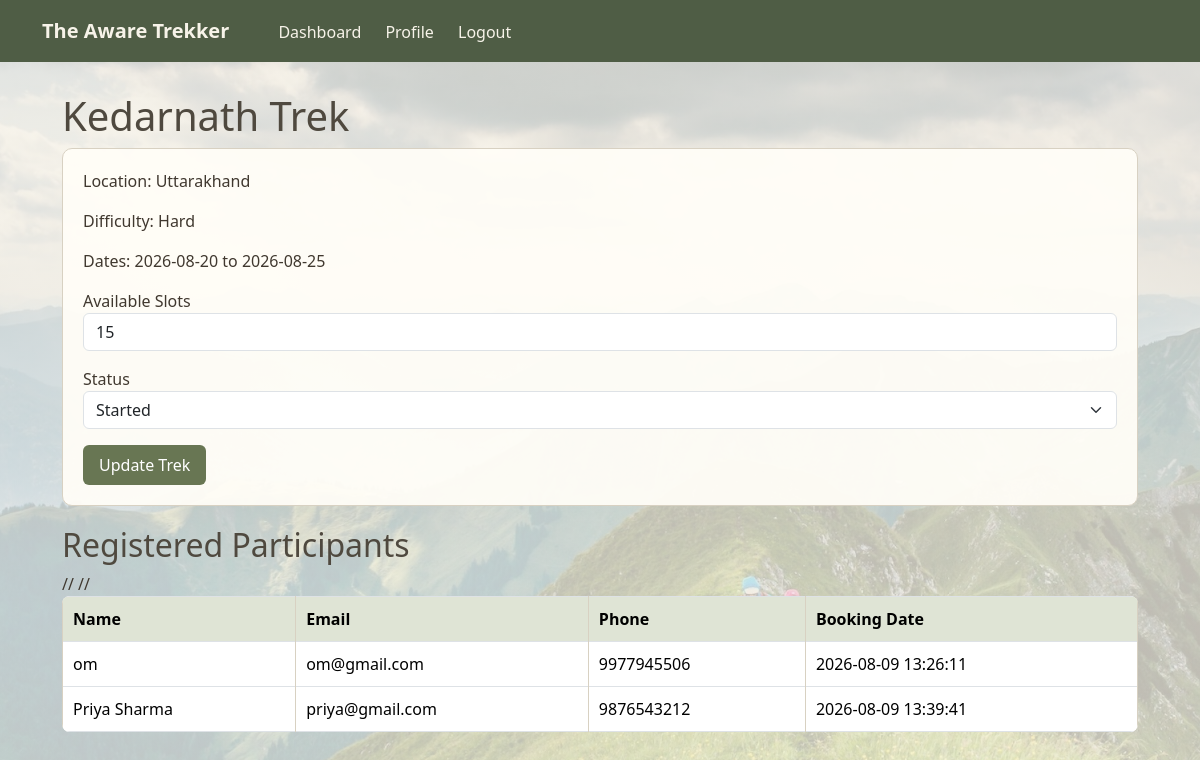
Screenshot of /staff/trek/1 (signed in) with the database file from the repository.
### models.py (models this page shows)
class Trek(db.Model):
    id = db.Column(db.Integer, primary_key=True)
    name = db.Column(db.String(100), nullable=False)
    location = db.Column(db.String(100), nullable=False)
    difficulty = db.Column(
        db.Enum(TrekDifficulty),
        nullable=False
    )
    duration = db.Column(db.Integer, nullable=False)
    total_slots = db.Column(db.Integer, nullable=False)
    available_slots = db.Column(db.Integer, nullable=False)
    start_date = db.Column(db.Date, nullable=False)
    end_date = db.Column(db.Date, nullable=False)
    status = db.Column(
        db.Enum(TrekStatus),
        default=TrekStatus.OPEN,
        nullable=False
    )
    description = db.Column(db.Text)
    staff_id = db.Column(
        db.Integer,
        db.ForeignKey("user.id")
    )
    bookings = db.relationship(
        "Booking",
        backref="trek",
        cascade="all, delete-orphan"
    )

class Booking(db.Model):
    id = db.Column(db.Integer, primary_key=True)
    booking_date = db.Column(
        db.DateTime,
        server_default=db.func.now()
    )
    status = db.Column(
        db.Enum(BookingStatus),
        default=BookingStatus.BOOKED,
        nullable=False
    )
    user_id = db.Column(
        db.Integer,
        db.ForeignKey("user.id"),
        nullable=False
    )
    trek_id = db.Column(
        db.Integer,
        db.ForeignKey("trek.id"),
        nullable=False
    )

class User(UserMixin, db.Model):
    id = db.Column(db.Integer, primary_key=True)
    name = db.Column(db.String(100), nullable=False)
    email = db.Column(db.String(120), unique=True, nullable=False)
    password = db.Column(db.String(100), nullable=False)
    phone = db.Column(db.String(20))
    role = db.Column(db.Enum(UserRole), nullable=False)
    approved = db.Column(db.Boolean, default=False)
    blacklisted = db.Column(db.Boolean, default=False)
    bookings = db.relationship(
        "Booking",
        backref="user",
        cascade="all, delete-orphan"
    )
    assigned_treks = db.relationship(
        "Trek",
        backref="staff"
    )

### app.py (the view, shortened to what this page needs)
@app.route("/staff/trek/<int:trek_id>", methods=["GET", "POST"])
@login_required
def staff_trek(trek_id):
    if not staff_only():
        return redirect(url_for("home"))
    trek = Trek.query.get_or_404(trek_id)
    if trek.staff_id != current_user.id:
        flash("This trek is not assigned to you.")
        return redirect(url_for("staff_dashboard"))
    participants = Booking.query.filter_by(
        trek_id=trek.id,
        status=BookingStatus.BOOKED
    ).all()
    return render_template(
        "staff/trek.html",
        trek=trek,
        participants=participants,
        statuses=[
            TrekStatus.OPEN,
            TrekStatus.CLOSED,
            TrekStatus.STARTED,
            TrekStatus.COMPLETED
        ]
    )

### app.py (called while the page is built)
@login_manager.user_loader
def load_user(user_id):
    return User.query.get(int(user_id))

def staff_only():
    if current_user.role != UserRole.STAFF:
        flash("Access denied.")
        return False
    return True

### templates/staff/trek.html (shortened to what this page needs)
{% extends "base.html" %}
{% block content %}
<h1>{{ trek.name }}</h1>
<div class="box">
    <p>
        Location: {{ trek.location }}
    </p>
    <p>
        Difficulty: {{ trek.difficulty.value }}
    </p>
    <p>
        Dates:
        {{ trek.start_date }}
        to
        {{ trek.end_date }}
    </p>
    <form method="POST">
        <label>Available Slots</label>
        <input
            class="form-control mb-3"
            type="number"
            name="slots"
            value="{{ trek.total_slots }}"
                   min="1"
            required
        >
        <label>Status</label>
        <select class="form-select mb-3" name="status">
            {% for status in statuses %}
                <option
                    value="{{ status.value }}"
                    {% if status == trek.status %}selected{% endif %}
                >
                    {{ status.value }}
                </option>
            {% endfor %}
        </select>
        <button class="btn btn-main">
            Update Trek
        </button>
    </form>
</div>
<h2>Registered Participants</h2>
<table class="table table-bordered">
    <tr>
        <th>Name</th>
        <th>Email</th>
        <th>Phone</th>
        <th>Booking Date</th>
    </tr>
    {% for booking in participants %}
    <tr>
        <td>{{ booking.user.name }}</td>
        <td>{{ booking.user.email }}</td>
        <td>{{ booking.user.phone }}</td>
        <td>{{ booking.booking_date }}</td>
    </tr>
    {% else %}
    <tr>
        <td colspan="4">
            No particpants yet.
        </td>
    </tr>
    {% endfor %}
</table>
{% endblock %}

### rows the page displays
Trek: name "Kedarnath Trek", location "Uttarakhand", difficulty.value "Hard", start_date "2026-08-20", end_date "2026-08-25", slots "15", status "Started"
Booking: user.name "om", user.email "om@gmail.com", user.phone "9977945506", booking_date "2026-08-09 13:26:11"
Booking: user.name "Priya Sharma", user.email "priya@gmail.com", user.phone "9876543212", booking_date "2026-08-09 13:39:41"
